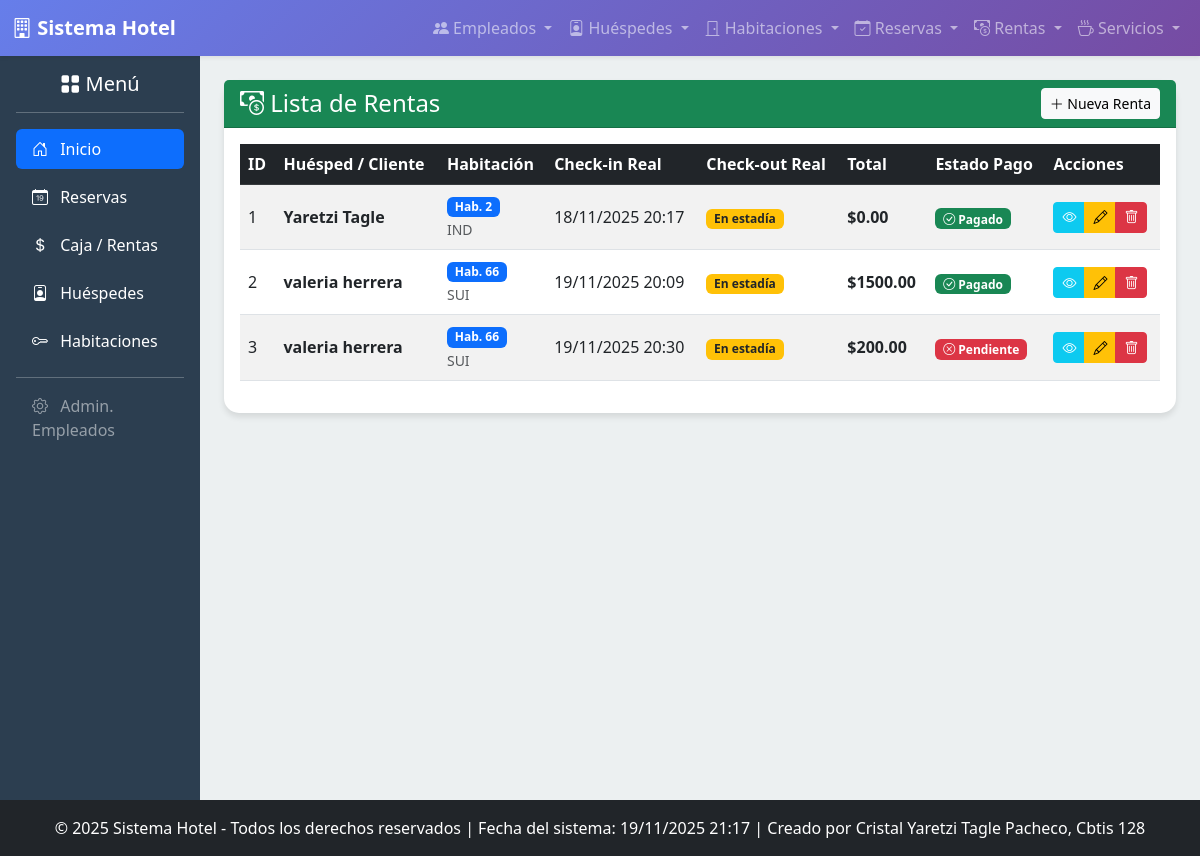
Screenshot of /rentas/ver/ with the database file from the repository.
### app_Hotel/models.py (models this page shows, shortened)
class Renta(models.Model):
    reserva = models.OneToOneField(Reserva, on_delete=models.CASCADE, related_name='renta')
    empleado = models.ForeignKey(Empleado, on_delete=models.SET_NULL, null=True, blank=True)
    deposito = models.DecimalField(max_digits=10, decimal_places=2, default=0.00)
    observaciones = models.TextField(blank=True, null=True)
    fecha_checkin_real = models.DateTimeField(auto_now_add=True)
    fecha_checkout_real = models.DateTimeField(null=True, blank=True)
    servicios_consumidos = models.ManyToManyField(ServicioAdicional, blank=True, related_name='rentas')
    monto_total = models.DecimalField(max_digits=10, decimal_places=2, default=0.00)
    pagado = models.BooleanField(default=False)
    class Meta:
        verbose_name = "Renta"
        verbose_name_plural = "Rentas"

class Reserva(models.Model):
    ESTADO_CHOICES = [
        ('PEN', 'Pendiente'),
        ('CON', 'Confirmada'),
        ('CAN', 'Cancelada'),
        ('FIN', 'Finalizada'),
    ]
    cliente = models.ForeignKey(Huesped, on_delete=models.CASCADE, related_name='reservas')
    habitacion = models.ForeignKey(Habitacion, on_delete=models.SET_NULL, null=True, related_name='reservas')
    fecha_reserva = models.DateTimeField(auto_now_add=True)
    fecha_entrada = models.DateField()
    fecha_salida = models.DateField()
    estado = models.CharField(max_length=3, choices=ESTADO_CHOICES, default='PEN')
    observaciones = models.TextField(blank=True, null=True)
    class Meta:
        verbose_name = "Reserva"
        verbose_name_plural = "Reservas"

class Huesped(models.Model):
    nombre = models.CharField(max_length=100)
    apellido = models.CharField(max_length=100)
    telefono = models.CharField(max_length=15)
    email = models.EmailField(unique=True)
    fecha_registro = models.DateTimeField(auto_now_add=True)
    direccion = models.TextField()
    registrado_por = models.ForeignKey(
        Empleado,
        on_delete=models.SET_NULL,
        null=True,
        blank=True,
        related_name='huespedes_registrados',
        help_text='Empleado que realizó el registro del huésped.'
    )
    habitaciones = models.ManyToManyField(
        Habitacion,
        related_name='huespedes_actuales',
        blank=True,
        help_text='Habitaciones actualmente ocupadas por este huésped.'
    )
    class Meta:
        verbose_name_plural = "Huéspedes"
        ordering = ['apellido']

class Habitacion(models.Model):
    TIPOS_HABITACION = (
        ('IND', 'Individual'),
        ('DOB', 'Doble'),
        ('SUI', 'Suite'),
        ('FAM', 'Familiar'),
    )
    ESTADOS_LIMPIEZA = (
        ('LIM', 'Limpia'),
        ('SUC', 'Sucia'),
        ('MNT', 'En Mantenimiento'),
    )
    numero = models.IntegerField(unique=True)
    tipo = models.CharField(max_length=3, choices=TIPOS_HABITACION)
    capacidad = models.IntegerField(help_text='Máximo número de personas.')
    precio_por_noche = models.DecimalField(max_digits=8, decimal_places=2)
    disponibles = models.BooleanField(default=True, help_text='Indica si la habitación está lista para ser reservada.')
    piso = models.IntegerField()
    estado_limpieza = models.CharField(max_length=3, choices=ESTADOS_LIMPIEZA, default='LIM')
    class Meta:
        verbose_name_plural = "Habitaciones"
        ordering = ['numero']

### app_Hotel/views.py (the view)
# urls.py: path('rentas/ver/', views.ver_rentas, name='ver_rentas'),          # ← cambiado
def ver_rentas(request):
    rentas = Renta.objects.all() # O tu consulta específica
    return render(request, 'rentas/ver_rentas.html', {'rentas': rentas})

### app_Hotel/templates/rentas/ver_rentas.html (shortened to what this page needs)
{% extends 'base.html' %}
{% block content %}
<div class="row">
    <div class="col-12">
        <div class="card">
            <div class="card-header bg-success text-white d-flex justify-content-between align-items-center">
                <h4 class="mb-0"><i class="bi bi-cash-coin"></i> Lista de Rentas</h4>
                <a href="{% url 'agregar_renta' %}" class="btn btn-light btn-sm">
                    <i class="bi bi-plus-lg"></i> Nueva Renta
                </a>
            </div>
            <div class="card-body">
                <div class="table-responsive">
                    <table class="table table-striped table-hover align-middle">
                        <thead class="table-dark">
                            <tr>
                                <th>ID</th>
                                <th>Huésped / Cliente</th>
                                <th>Habitación</th>
                                <th>Check-in Real</th>
                                <th>Check-out Real</th>
                                <th>Total</th>
                                <th>Estado Pago</th>
                                <th>Acciones</th>
                            </tr>
                        </thead>
                        <tbody>
                            {% for renta in rentas %}
                            <tr>
                                <td>{{ renta.id }}</td>
                                <td>
                                    <div class="fw-bold">
                                        {{ renta.reserva.cliente.nombre }} {{ renta.reserva.cliente.apellido|default:"" }}
                                    </div>
                                </td>
                                <td>
                                    <span class="badge bg-primary">
                                        Hab. {{ renta.reserva.habitacion.numero }}
                                    </span>
                                    <br>
                                    <small class="text-muted">{{ renta.reserva.habitacion.tipo }}</small>
                                </td>
                                <td>{{ renta.fecha_checkin_real|date:"d/m/Y H:i" }}</td>
                                <td>
                                    {% if renta.fecha_checkout_real %}
                                        {{ renta.fecha_checkout_real|date:"d/m/Y H:i" }}
                                    {% else %}
                                        <span class="badge bg-warning text-dark">En estadía</span>
                                    {% endif %}
                                </td>
                                <td><strong>${{ renta.monto_total }}</strong></td>
                                <td>
                                    {% if renta.pagado %}
                                        <span class="badge bg-success"><i class="bi bi-check-circle"></i> Pagado</span>
                                    {% else %}
                                        <span class="badge bg-danger"><i class="bi bi-x-circle"></i> Pendiente</span>
                                    {% endif %}
                                </td>
                                <td>
                                    <div class="btn-group" role="group">
                                        <a href="{% url 'detalle_renta' renta.id %}" class="btn btn-info btn-sm text-white" title="Ver Detalle">
                                            <i class="bi bi-eye"></i>
                                        </a>
                                        <a href="{% url 'realizar_actualizacion_renta' renta.id %}" class="btn btn-warning btn-sm" title="Editar">
                                            <i class="bi bi-pencil"></i>
                                        </a>
                                        <a href="{% url 'realizar_borrado_renta' renta.id %}"
                                           class="btn btn-danger btn-sm"
                                           title="Eliminar"
                                           onclick="return confirm('¿Estás seguro de eliminar la renta #{{ renta.id }} permanentemente?');">
                                            <i class="bi bi-trash"></i>
                                        </a>
                                    </div>
                                </td>
                            </tr>
                            {% endfor %}
                        </tbody>
                    </table>
                </div>
            </div>
        </div>
    </div>
</div>
{% endblock %}

### app_Hotel/templates/base.html (style rules this page uses)
body { background-color: #f8f9fa; font-family: 'Segoe UI', Tahoma, Geneva, Verdana, sans-serif; }
.card { border: none; border-radius: 15px; box-shadow: 0 4px 6px rgba(0,0,0,0.1); transition: transform 0.3s ease; }

### rows the page displays
Renta: id "1", reserva.cliente.nombre "Yaretzi", reserva.cliente.apellido "Tagle", reserva.habitacion.numero "2", reserva.habitacion.tipo "IND", fecha_checkin_real "18/11/2025 20:17", shows "En estadía", monto_total "0.00", pagado True (drawn)
Renta: id "2", reserva.cliente.nombre "valeria", reserva.cliente.apellido "herrera", reserva.habitacion.numero "66", reserva.habitacion.tipo "SUI", fecha_checkin_real "19/11/2025 20:09", shows "En estadía", monto_total "1500.00", pagado True (drawn)
Renta: id "3", reserva.cliente.nombre "valeria", reserva.cliente.apellido "herrera", reserva.habitacion.numero "66", reserva.habitacion.tipo "SUI", fecha_checkin_real "19/11/2025 20:30", shows "En estadía", monto_total "200.00", pagado False (drawn)
